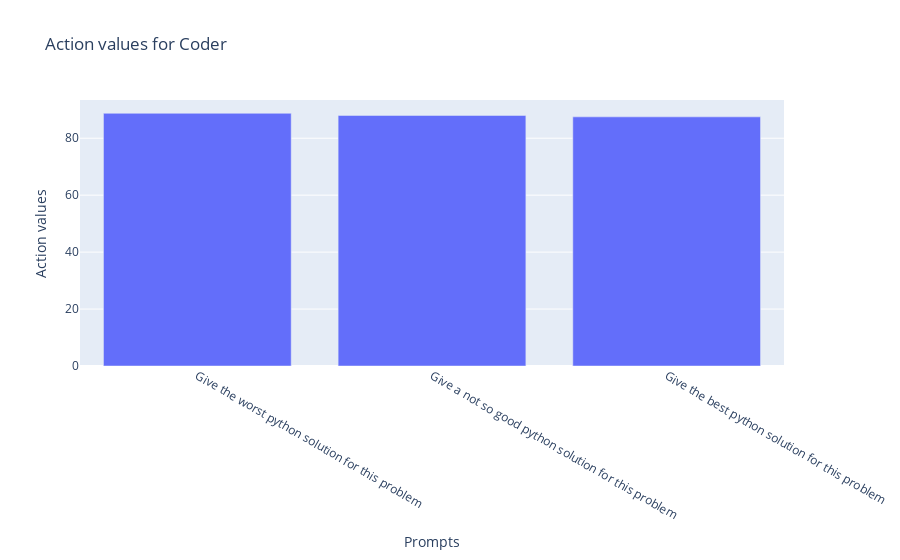

The code cell stored with this chart in its notebook:
### Code cell
px.bar(
    x=agent_coder.prompts,
    y=agent_coder.agent.action_values,
    title="Action values for Coder",
    labels={"x": "Prompts", "y": "Action values"}
).show()

### Figure 1 — Plotly figure (JSON) as saved in the notebook; plotly's stock layout.template omitted (floating-point values rounded to 4 significant figures)
{"data": [{"alignmentgroup": "True", "hovertemplate": "Prompts=%{x}<br>Action values=%{y}<extra></extra>", "legendgroup": "", "marker": {"color": "#636efa", "pattern": {"shape": ""}}, "name": "", "offsetgroup": "", "orientation": "v", "showlegend": false, "textposition": "auto", "type": "bar", "x": ["Give the worst python solution for this problem", "Give a not so good python solution for this problem", "Give the best python solution for this problem"], "xaxis": "x", "y": [88.75, 88, 87.5], "yaxis": "y"}], "layout": {"barmode": "relative", "legend": {"tracegroupgap": 0}, "title": {"text": "Action values for Coder"}, "xaxis": {"anchor": "y", "domain": [0, 1], "title": {"text": "Prompts"}}, "yaxis": {"anchor": "x", "domain": [0, 1], "title": {"text": "Action values"}}}}
